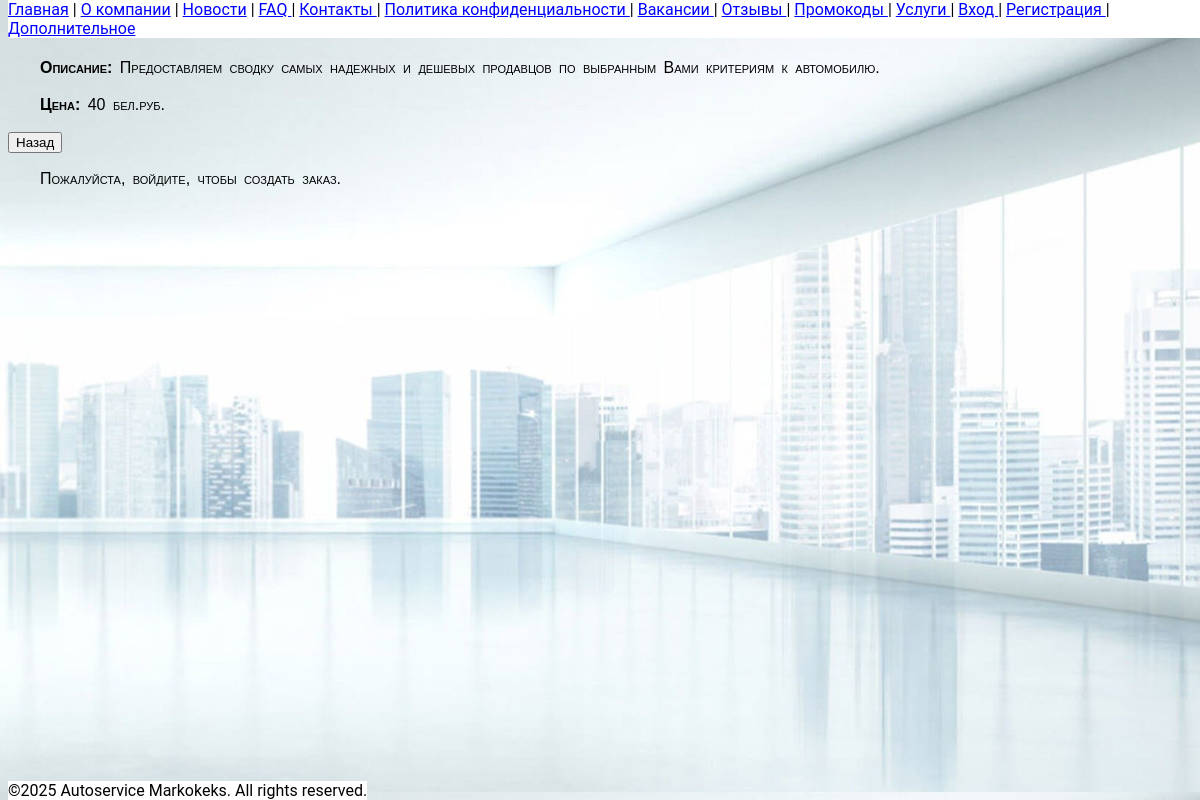
/service/1, run on the app's committed database.
### services/models.py (models this page shows)
class Service(models.Model):
    name = models.CharField(max_length=200)
    description = models.TextField()
    cost = models.IntegerField()

### services/views.py (the view)
# urls.py: path('service/<int:id>', service_view, name="service"),
def service_view(request, id):
    _service = Service.objects.get(id=id)
    return render(request, 'service.html', {"service": _service})

### services/templates/service.html (shortened to what this page needs)
{% extends "base.html" %}
{% block content %}
    <div>
        <p> <b>Услуга:</b> {{service.name}}</p>
        <p> <b>Описание:</b> {{service.description}} </p>
        <p> <b> Цена:</b> {{service.cost}} бел.руб. </p>
        <a href="/services">
                <button>Назад</button></a>
        {% if user.is_authenticated %}
        <form method="POST" action="{% url 'create_order' %}">
            {% csrf_token %}
            <input type="hidden" name="service_id" value="{{ service.id }}">
            <button type="submit">Добавить в корзину</button>
        </form>
        {% else %}
        <p>Пожалуйста, войдите, чтобы создать заказ.</p>
        {% endif %}
    </div>
{% endblock %}

### static/css/base.css (style rules this page uses)
body { font-family: 'Roboto', Arial, sans-serif; background-image: url("/static/crash.png"); background-size: 100%; background-position: top, center; background-repeat: repeat-y; overflow-x: hidden; }
a { color: blue; }
p { font-family: 'Arial', sans-serif; text-indent: 2em; line-height: 1.3; font-variant: small-caps; word-spacing: 3px; letter-spacing: 0px; overflow-wrap: break-word; word-break: break-all; text-align: left; }
@media (min-width: 1025px) { body { background-color: #66cc66; } }
@media (min-height: 800px) { body { font-size: 18px; } }
@media (min-height: 600px) and (max-height: 800px) { body { font-size: 16px; } }
button { cursor: pointer; }

### data on the page
Service: description "Предоставляем сводку самых надежных и дешевых продавцов по выбранным Вами критериям к автомобилю.", cost "40"
